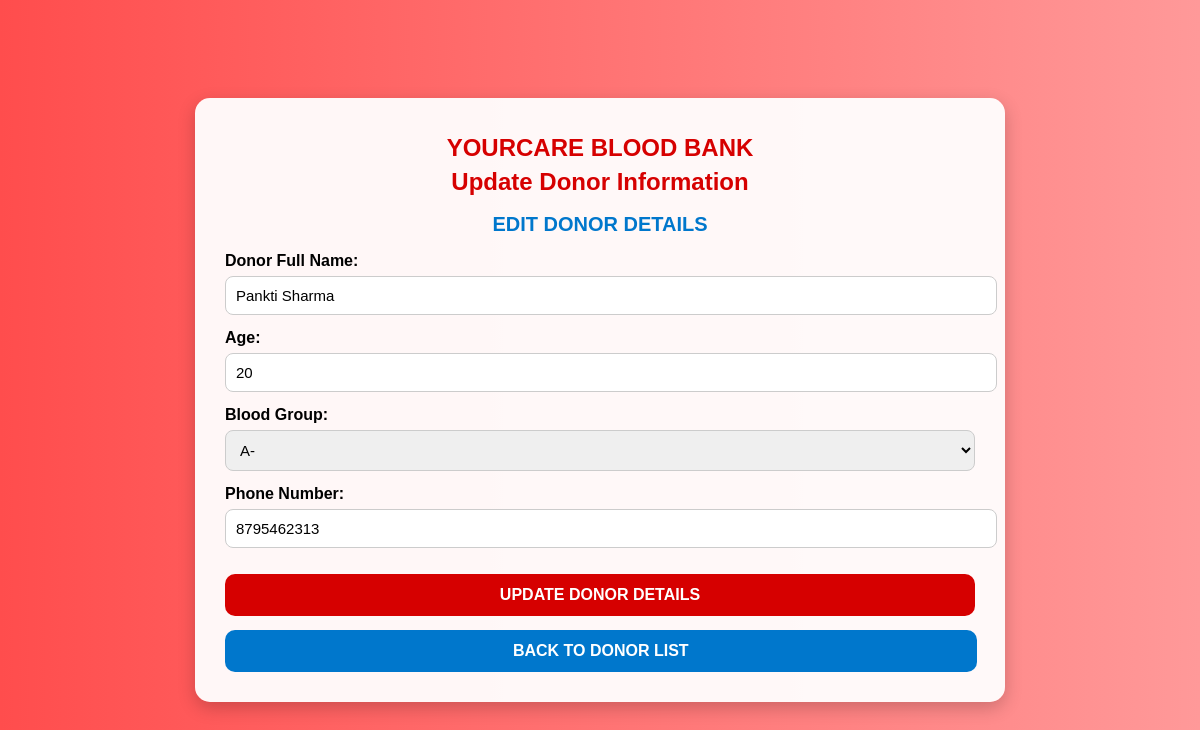
Page /update?id=2 on the committed database.
### tables this page shows
CREATE TABLE donors (
            id INTEGER PRIMARY KEY AUTOINCREMENT,
            name TEXT NOT NULL,
            age INTEGER NOT NULL,
            blood_group TEXT NOT NULL,
            phone TEXT NOT NULL
        );

### app.py (the view)
@app.route('/update')
def update():
    donor_id = request.args.get('id')
    conn = get_db_connection()
    cursor = conn.cursor()
    cursor.execute("SELECT * FROM donors WHERE id = ?", (donor_id,))
    donor = cursor.fetchone()
    conn.close()
    return render_template('update_donor.html', donor=donor)

### app.py (called while the page is built)
def get_db_connection():
    conn = sqlite3.connect('donors.db')
    cursor = conn.cursor()
    cursor.execute("""
        CREATE TABLE IF NOT EXISTS donors (
            id INTEGER PRIMARY KEY AUTOINCREMENT,
            name TEXT NOT NULL,
            age INTEGER NOT NULL,
            blood_group TEXT NOT NULL,
            phone TEXT NOT NULL
        )
    """)
    conn.commit()
    return conn

### templates/update_donor.html (shortened to what this page needs)
<!DOCTYPE html>
<html lang="en">
<head>
</head>
<body>
<div class="container">
    <h1>YOURCARE BLOOD BANK</h1>
    <h1>Update Donor Information</h1>
    <h2>EDIT DONOR DETAILS</h2>
    <form action="/save_update/{{ donor[0] }}" method="POST">
        <div class="form-group">
            <label>Donor Full Name:</label>
            <input type="text" name="name" value="{{ donor[1] }}" required>
        </div>
        <div class="form-group">
            <label>Age:</label>
            <input type="number" name="age" min="18" max="100" value="{{ donor[2] }}" required>
        </div>
        <div class="form-group">
            <label>Blood Group:</label>
            <select name="blood_group" required>
                {% for bg in ['A+','A-','B+','B-','O+','O-','AB+','AB-'] %}
                <option value="{{ bg.lower() }}"
                    {% if donor[3].lower() == bg.lower() %} selected {% endif %}>
                    {{ bg }}
                </option>
                {% endfor %}
            </select>
        </div>
        <div class="form-group">
            <label>Phone Number:</label>
            <input type="text" name="phone" value="{{ donor[4] }}" required>
        </div>
        <input type="submit" value="UPDATE DONOR DETAILS" class="sub">
    </form>
    <a href="/donors" class="button">BACK TO DONOR LIST</a>
</div>
</body>
</html>

### templates/update_donor.html (style rules this page uses)
html, body { margin: 0; padding: 0; height: 100%; overflow: hidden; background: linear-gradient(to right, #ff4d4d, #ff9999); font-family: sans-serif; }
body { display: flex; justify-content: center; align-items: center; }
.container { background: rgba(255, 255, 255, 0.95); padding: 30px; width: 95%; max-width: 750px; border-radius: 15px; box-shadow: 0px 6px 18px rgba(0,0,0,0.2); text-align: center; }
h1 { font-size: 24px; color: #d60000; margin: 6px 0; }
h2 { color: #0077cc; font-size: 20px; font-weight: 600; }
.form-group { text-align: left; margin: 14px 0; }
label { font-weight: 600; }
input, select { width: 100%; padding: 10px; margin-top: 6px; border-radius: 8px; border: 1px solid #ccc; font-size: 15px; }
.sub { width: 100%; background: #d60000; color: white; padding: 12px; border: none; border-radius: 10px; margin-top: 12px; font-size: 16px; font-weight: bold; cursor: pointer; transition: 0.3s; }
.button { margin-top: 14px; display: block; width: 97%; background: #0077cc; color: white; padding: 12px; border-radius: 10px; text-decoration: none; font-weight: bold; transition: 0.3s; font-size: 16px; }

### rows in the picture
donors: name "Pankti Sharma", age "20", blood_group "A-", phone "8795462313"
